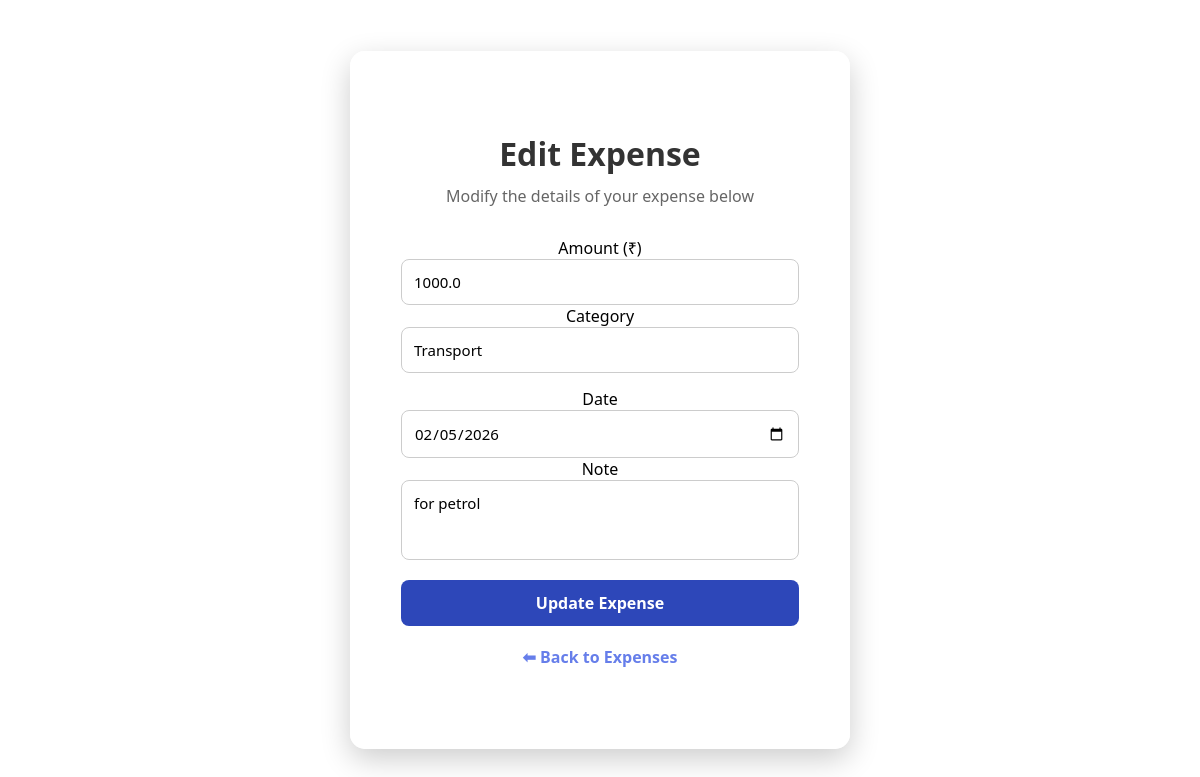
Page /edit/23 (signed in) on the committed database.
### tables this page shows
CREATE TABLE expenses (
            id INTEGER PRIMARY KEY AUTOINCREMENT,
            username TEXT NOT NULL,
            amount REAL NOT NULL,
            category TEXT NOT NULL,
            date TEXT NOT NULL,
            note TEXT
        );

### app.py (the view, shortened to what this page needs)
@app.route("/edit/<int:expense_id>", methods=["GET", "POST"])
def edit_expense(expense_id):
    if "user" not in session:
        return redirect("/login")
    conn = get_db_connection()
    expense = conn.execute(
        "SELECT * FROM expenses WHERE id=? AND username=?",
        (expense_id, session["user"])
    ).fetchone()
    if not expense:
        conn.close()
        return "Unauthorized", 403
    conn.close()
    return render_template("edit_expense.html", expense=expense)

### app.py (called while the page is built)
def get_db_connection():
    conn = sqlite3.connect("expenses.db")
    conn.row_factory = sqlite3.Row
    return conn

### templates/edit_expense.html (shortened to what this page needs)
<!DOCTYPE html>
<html lang="en">
<head>
    <link rel="stylesheet" href="{{ url_for('static', filename='style.css') }}">
</head>
<body>
<div class="container">
    <h1>Edit Expense</h1>
    <p class="subtitle">Modify the details of your expense below</p>
    <form method="POST" class="expense-form">
        <div class="form-row">
            <div>
                <label>Amount (₹)</label>
                <input type="number" name="amount" value="{{ expense['amount'] }}" required>
            </div>
            <div>
                <label>Category</label>
                <input type="text" name="category" value="{{ expense['category'] }}" required>
            </div>
        </div>
        <div class="form-row">
            <div>
                <label>Date</label>
                <input type="date" name="date" value="{{ expense['date'] }}" required>
            </div>
            <div>
                <label>Note</label>
                <textarea name="note">{{ expense['note'] }}</textarea>
            </div>
        </div>
        <button type="submit" class="btn primary">Update Expense</button>
    </form>
    <a href="{{ url_for('view_expenses') }}" class="back-link">⬅ Back to Expenses</a>
</div>
</body>
</html>

### static/style.css (style rules this page uses)
* { margin: 0; padding: 0; box-sizing: border-box; font-family: "Segoe UI", sans-serif; }
body { height: 100vh; background-image: url("https://images.pexels.com/photos/27920274/pexels-photo-27920274.jpeg?cs=srgb&dl=pexels-jakubzerdzicki-27920274.jpg&fm=jpg"); background-size: cover; background-position: center; background-repeat: no-repeat; display: flex; align-items: center; justify-content: center; }
.container { background: rgba(255, 255, 255, 0.75); backdrop-filter: blur(10px); -webkit-backdrop-filter: blur(10px); padding: 80px 50px; width: 500px; text-align: center; border-radius: 15px; box-shadow: 0 10px 30px rgba(0,0,0,0.2); border: 1px solid rgba(255, 255, 255, 0.3); }
.container h1 { font-size: 32px; margin-bottom: 10px; color: #333; }
.subtitle { color: #666; margin-bottom: 30px; }
.btn { text-decoration: none; padding: 12px; border-radius: 8px; font-size: 16px; font-weight: 600; transition: 0.3s ease; cursor: pointer; border: none; }
.primary { background: #2d47b9; color: white; }
.expense-form { display: flex; flex-direction: column; gap: 15px; }
.expense-form input, .expense-form select, .expense-form textarea { padding: 12px; border-radius: 8px; border: 1px solid #ccc; font-size: 15px; width: 100%; }
.expense-form textarea { resize: none; height: 80px; }
.back-link { display: inline-block; margin-top: 20px; color: #667eea; text-decoration: none; font-weight: 600; }

### rows in the picture
expenses: amount "1000.0", category "Transport", date "02/05/2026", note "for petrol"
